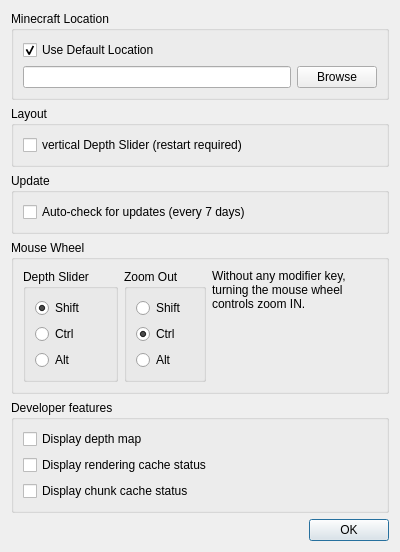
<?xml version="1.0" encoding="UTF-8"?>
<ui version="4.0">
 <class>Settings</class>
 <widget class="QDialog" name="Settings">
  <property name="geometry">
   <rect>
    <x>0</x>
    <y>0</y>
    <width>400</width>
    <height>530</height>
   </rect>
  </property>
  <property name="windowTitle">
   <string>Minutor Settings</string>
  </property>
  <layout class="QHBoxLayout" name="horizontalLayout_2">
   <item>
    <layout class="QVBoxLayout" name="verticalLayout">
     <item>
      <widget class="QGroupBox" name="groupBox_Location">
       <property name="title">
        <string>Minecraft Location</string>
       </property>
       <layout class="QVBoxLayout" name="verticalLayout_2">
        <item>
         <widget class="QCheckBox" name="checkBox_DefaultLocation">
          <property name="text">
           <string>Use Default Location</string>
          </property>
          <property name="checked">
           <bool>true</bool>
          </property>
         </widget>
        </item>
        <item>
         <layout class="QHBoxLayout" name="horizontalLayout_3">
          <item>
           <widget class="QLineEdit" name="lineEdit_Location">
            <property name="inputMask">
             <string/>
            </property>
           </widget>
          </item>
          <item>
           <widget class="QPushButton" name="pushButton_Browse">
            <property name="text">
             <string>Browse</string>
            </property>
           </widget>
          </item>
         </layout>
        </item>
       </layout>
      </widget>
     </item>
     <item>
      <widget class="QGroupBox" name="groupBox_Layout">
       <property name="title">
        <string>Layout</string>
       </property>
       <layout class="QVBoxLayout" name="verticalLayout_4">
        <item>
         <widget class="QCheckBox" name="checkBox_VerticalDepth">
          <property name="text">
           <string>vertical Depth Slider (restart required)</string>
          </property>
         </widget>
        </item>
       </layout>
      </widget>
     </item>
     <item>
      <widget class="QGroupBox" name="groupBox_Update">
       <property name="title">
        <string>Update</string>
       </property>
       <layout class="QVBoxLayout" name="verticalLayout_3">
        <item>
         <widget class="QCheckBox" name="checkBox_AutoUpdate">
          <property name="text">
           <string>Auto-check for updates (every 7 days)</string>
          </property>
         </widget>
        </item>
       </layout>
      </widget>
     </item>
     <item>
      <widget class="QGroupBox" name="groupBox">
       <property name="title">
        <string>Mouse Wheel</string>
       </property>
       <layout class="QHBoxLayout" name="horizontalLayout">
        <item>
         <widget class="QGroupBox" name="groupBox_2">
          <property name="title">
           <string>Depth Slider</string>
          </property>
          <layout class="QVBoxLayout" name="verticalLayout_5">
           <item>
            <widget class="QRadioButton" name="radioButton_depth_shift">
             <property name="text">
              <string>Shift</string>
             </property>
             <property name="checked">
              <bool>true</bool>
             </property>
            </widget>
           </item>
           <item>
            <widget class="QRadioButton" name="radioButton_depth_ctrl">
             <property name="text">
              <string>Ctrl</string>
             </property>
            </widget>
           </item>
           <item>
            <widget class="QRadioButton" name="radioButton_depth_alt">
             <property name="text">
              <string>Alt</string>
             </property>
            </widget>
           </item>
          </layout>
         </widget>
        </item>
        <item>
         <widget class="QGroupBox" name="groupBox_3">
          <property name="title">
           <string>Zoom Out</string>
          </property>
          <layout class="QVBoxLayout" name="verticalLayout_6">
           <item>
            <widget class="QRadioButton" name="radioButton_zoom_shift">
             <property name="text">
              <string>Shift</string>
             </property>
            </widget>
           </item>
           <item>
            <widget class="QRadioButton" name="radioButton_zoom_ctrl">
             <property name="text">
              <string>Ctrl</string>
             </property>
             <property name="checked">
              <bool>true</bool>
             </property>
            </widget>
           </item>
           <item>
            <widget class="QRadioButton" name="radioButton_zoom_alt">
             <property name="text">
              <string>Alt</string>
             </property>
            </widget>
           </item>
          </layout>
         </widget>
        </item>
        <item>
         <widget class="QLabel" name="label">
          <property name="text">
           <string>Without any modifier key, turning the mouse wheel controls zoom IN.</string>
          </property>
          <property name="alignment">
           <set>Qt::AlignLeading|Qt::AlignLeft|Qt::AlignTop</set>
          </property>
          <property name="wordWrap">
           <bool>true</bool>
          </property>
         </widget>
        </item>
       </layout>
      </widget>
     </item>
     <item>
      <widget class="QGroupBox" name="groupBox_developer">
       <property name="title">
        <string>Developer features</string>
       </property>
       <layout class="QVBoxLayout" name="verticalLayout_6">
        <item>
         <widget class="QCheckBox" name="checkBox_display_depth_map">
          <property name="text">
           <string>Display depth map</string>
          </property>
         </widget>
        </item>
        <item>
         <widget class="QCheckBox" name="checkBox_display_chunkgroup_status">
          <property name="text">
           <string>Display rendering cache status</string>
          </property>
         </widget>
        </item>
        <item>
         <widget class="QCheckBox" name="checkBox_chunk_cache_status">
          <property name="text">
           <string>Display chunk cache status</string>
          </property>
         </widget>
        </item>
       </layout>
      </widget>
     </item>
     <item>
      <widget class="QDialogButtonBox" name="buttonBox">
       <property name="orientation">
        <enum>Qt::Horizontal</enum>
       </property>
       <property name="standardButtons">
        <set>QDialogButtonBox::Ok</set>
       </property>
      </widget>
     </item>
    </layout>
   </item>
  </layout>
 </widget>
 <resources/>
 <connections>
  <connection>
   <sender>buttonBox</sender>
   <signal>accepted()</signal>
   <receiver>Settings</receiver>
   <slot>accept()</slot>
   <hints>
    <hint type="sourcelabel">
     <x>248</x>
     <y>254</y>
    </hint>
    <hint type="destinationlabel">
     <x>157</x>
     <y>274</y>
    </hint>
   </hints>
  </connection>
  <connection>
   <sender>buttonBox</sender>
   <signal>rejected()</signal>
   <receiver>Settings</receiver>
   <slot>reject()</slot>
   <hints>
    <hint type="sourcelabel">
     <x>316</x>
     <y>260</y>
    </hint>
    <hint type="destinationlabel">
     <x>286</x>
     <y>274</y>
    </hint>
   </hints>
  </connection>
 </connections>
</ui>
